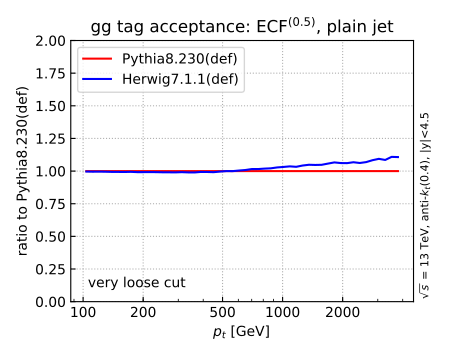

This chart was generated by the following Python code:
#!/usr/bin/env python3
# 

"""Plot NLO cross-sections for a given config."""

import sys
import os

import matplotlib as mpl
from matplotlib import pyplot
from matplotlib.backends.backend_pdf import PdfPages
from matplotlib.ticker import MultipleLocator,FixedLocator,NullFormatter,FormatStrFormatter
from matplotlib.collections import PatchCollection
import matplotlib.patches as mpatches
import numpy as np
from hfile import *
import argparse

shapes=['ecf', 'isd']
shapelabels = {'ecf': r'ECF$^{(0.5)}$',
              'isd': r'$N_{LH}^{(1\, \mathrm{ GeV})}$'}

groomers=['plain', 'loose', 'tight']
groomerlabels={'plain':'plain', 'loose':'SD(2,0.05)', 'tight':'mMDT(0.1)'}

cuts = {'very_loose': 'very loose',
        'loose' : 'loose',
        'tight': 'tight',
        'very_tight': 'very tight'}

cut_choices=['very_loose', 'loose', 'tight']
#cut_choices=['tight']


#----------------------------------------------------------------------
def search(filehandle, regexp, return_line=False):
    """ looks through the file described by handle until it finds the regexp
    that's mentioned"""
    regexp_compiled = re.compile(regexp)
    while True:
        line = decode(filehandle.readline())
        if (line == "") : break        # empty line = end-of-file
        #if (re.search(regexp,line)) : 
        if (regexp_compiled.search(line)) : 
            if (return_line): return line
            else            : return filehandle
    return None

def decode(line):
    if (isinstance(line,bytes)): return line.decode(default_encoding)
    else: return line
    
#--------------------------------------------------------------------------
def get_array_from_yoda_file(yoda, regexp):
    # if file is a string, assume it's a filename, otherwise a filehandle
    if isinstance(yoda,basestring): yoda = open_any(yoda, 'r')
    if regexp is not None         : search(yoda,regexp)

    lines = []    # temporary store of lines, before conversion to array
    started = False
    while True:
        line = decode(yoda.readline())
        if not line: break        # empty line = end-of-file
        line = line.rstrip().lstrip() # strips trailing blanks, \n; then leading blanks
        if not line: continue
        if re.match('^END YODA', line): break        # yoda signal for end-of-file
        if re.match('^---', line): continue          # some versions have lines like this!
        if not re.match('[-0-9]', line) : continue
        lines.append(line)                        # collect the line

    # do some basic error checking
    if (len(lines) < 1):
        raise Error("Block in get_array had 0 useful lines")

    # now we know the size, transfer the information to a numpy ndarray
    ncol = len(lines[0].split('\t'))                
    num_array = numpy.empty( (len(lines), ncol) )
    for i in range(len(lines)):
        num_array[i,:] = lines[i].split('\t')

    # # rebin to avoid current low stat
    # result = numpy.empty( (int(len(lines)/2), ncol) )
    # for i in range(int(len(lines)/2)):
    #     result[i,0] = num_array[2*i,0]
    #     result[i,1] = num_array[2*i,1]
    #     result[i,2] = num_array[2*i+1,1]
    #     result[i,3] = ((num_array[2*i,1]-num_array[2*i,0])*num_array[2*i,2]+(num_array[2*i+1,1]-num_array[2*i+1,0])*num_array[2*i+1,2])/(num_array[2*i+1,1]-num_array[2*i,0])
    # 
    # return result
    return num_array

#--------------------------------------------------------------------------
def plot_xs_variations(shape, groomer, files, tags, cut, pdf):
    # prepare the plot
    fig, ax = pyplot.subplots(figsize=(4.5,3.6))

    pyplot.title('gg tag acceptance: '+shapelabels[shape]+', '+groomer+' jet')
    ax.tick_params(which='both', direction='in')
    
    ax.set_xlabel('$p_t$ [GeV]')
    ax.set_xscale('log')
    ticks=[100,200,500,1000,2000,5000]
    pyplot.xticks(ticks, [str(tic) for tic in ticks])

    ax.set_ylabel('ratio to '+tags[0])
    ax.set_yscale('linear')
    pyplot.ylim(0.0,2)
        
    ax.grid(linestyle=':', zorder=1)

    pyplot.text(1.015,0.01,r'$\sqrt{s}$ = 13 TeV, anti-$k_t$(0.4), |y|<4.5', fontsize=8, rotation=90,
                horizontalalignment='left', verticalalignment='bottom', transform=ax.transAxes)


    pyplot.text(0.05,0.07,cuts[cut]+' cut',  fontsize=10, horizontalalignment='left', verticalalignment='center', transform=ax.transAxes)
    
    first=True
    at_2tev=[]
    for f,tag,colour in zip(files, tags,['red','red','blue','green']):
        incl = get_array_from_yoda_file(f, 'inclusive')
        data = get_array_from_yoda_file(f, groomer+'_'+shape+'_'+cut+'_gg')
        if first:
            reffrac=(data[:,2]/incl[:,2])
        else:
            pyplot.plot(0.5*(data[:,0]+data[:,1]), (data[:,2]/incl[:,2])/reffrac, color=colour, ls='-', label=tag)
            # rough (intergation between 1.75 and 2.5 TeV)
            # Note that the average is taken the "wrong" way just to get rid of fluctuations
            at_2tev.append(np.sum(data[39:44,2]/incl[39:44,2]/reffrac[39:44])/5)
        first=False

    ax.legend(loc='upper left')
    pyplot.tight_layout()
    pdf.savefig()
    pyplot.close()
    return max(np.max(at_2tev), 1/np.min(at_2tev))-1

#--------------------------------------------------------------------------
def plot_uncertainties(uncertainties, pdf):
    # prepare the plot
    ax={}
    pyplot.title('MC uncertainty')
    fig, (ax[shapes[0]],ax[shapes[1]]) = pyplot.subplots(2,1,sharex=True,figsize=(4.5,3.6))

    ax[shapes[1]].set_xlim(-0.5,len(cut_choices)-0.5)
    ax[shapes[1]].set_xticks(range(len(cut_choices)))
    ax[shapes[1]].set_xticklabels([cuts[cut_choice] for cut_choice in cut_choices])
    ax[shapes[1]].set_xlabel('gluon tagging tightness')

    ax['ecf'].set_ylim(0.0,0.5)
    ax['ecf'].set_yticks(np.linspace(0.0,0.5,6))
    ax['isd'].set_ylim(0.0,1.0)
    ax['isd'].set_yticks(np.linspace(0.0,1.0,6))
    
    for shape in shapes:
        ax[shape].tick_params(which='both', direction='in')
        ax[shape].set_ylabel(r'$\delta_{\mathrm{MC}}$')
        
        ax[shape].grid(linestyle=':', zorder=1)

        ax[shape].text(0.95,0.9,shapelabels[shape], fontsize=13, 
                       horizontalalignment='right', verticalalignment='center', transform=ax[shape].transAxes)

        ax[shape].plot(np.linspace(-0.5,len(cut_choices)-0.5,2),[0.05,0.05], ls=':', color='black')
        for groomer,colour,pt in zip(groomers,['red','green','blue'],['.','^','d']):
            ax[shape].plot(range(0,len(cut_choices)), [uncertainties[shape][groomer][cut] for cut in cut_choices], color=colour, ls='-', marker=pt, label=groomerlabels[groomer])
            ax[shape].legend(loc='upper left')
    pyplot.tight_layout()
    pdf.savefig()
    pyplot.close()

#--------------------------------------------------------------------------
def main():
    #----------------------------------------------------------------------
    # parse the command line
    #----------------------------------------------------------------------
    parser = argparse.ArgumentParser()

    parser.add_argument('-level', type=str, default='full', help='full or parton')    
    parser.add_argument('-pdf', action='store_true', help='do PDF variations instead of MC variations')    
    parser.add_argument('-out', type=str, default='plot-variations.pdf', help='output PDF file name')

    args = parser.parse_args()
    
    print("# "+" ".join(sys.argv))
    print ("# args=",args)

    # parse the command line 
    #----------------------------------------------------------------------
    parser = argparse.ArgumentParser()

    # get the data to plot
    #----------------------------------------------------------------------
    if args.pdf:
        candidates=['pythia8230_M13','pythia8230_M13-CT14nnlo', 'pythia8230_M13-MMHT2014nnlo68cl', 'pythia8230_M13-NNPDF31_nnlo_as_0118']
        cand_labels=['Pythia8.230(def)','Pythia8.230(CT14nnlo)', 'Pythia8.230(MMHT2014nnlo)', 'Pythia8.230(NNPDF31nnlo)']
    else:
        candidates=['pythia8230_M13', 'pythia8230_M13', 'herwig7.1.1', 'sherpa2.2.7']
        cand_labels=['Pythia8.230(def)', 'Pythia8.230(def)', 'Herwig7.1.1(def)', 'Sherpa2.2.7(def)']
    files=[]
    tags=[]
    for candidate,tag in zip(candidates, cand_labels):
        f = '../res/lhc13-'+candidate+'-'+args.level+'.yoda'
        if os.path.isfile(f):
            files.append(f)
            tags.append(tag)
    print (files,tags)

    # plot
    #----------------------------------------------------------------------
    print ("plotting to "+args.out)
    with PdfPages(args.out) as pdf:
        all_unc={}
        for shape in shapes:
            all_unc_v={}
            all_unc[shape]=all_unc_v
            for grooming in groomers: 
                all_unc_vg={}
                all_unc_v[grooming]=all_unc_vg
                for cut in cut_choices:
                    all_unc_vg[cut] = plot_xs_variations(shape,grooming,files,tags, cut, pdf)
        print(all_unc)
        plot_uncertainties(all_unc,pdf)

#------------------------------------------------------------------------
if __name__ == '__main__':
    main()
